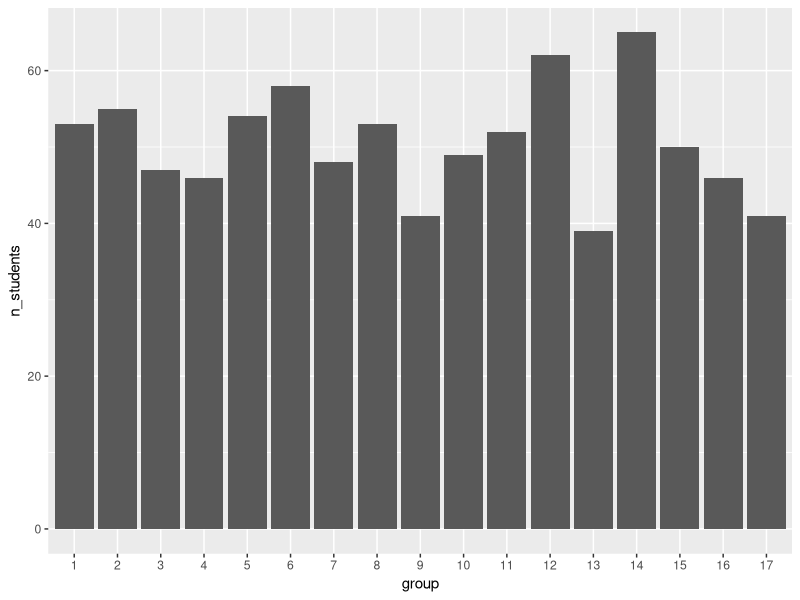
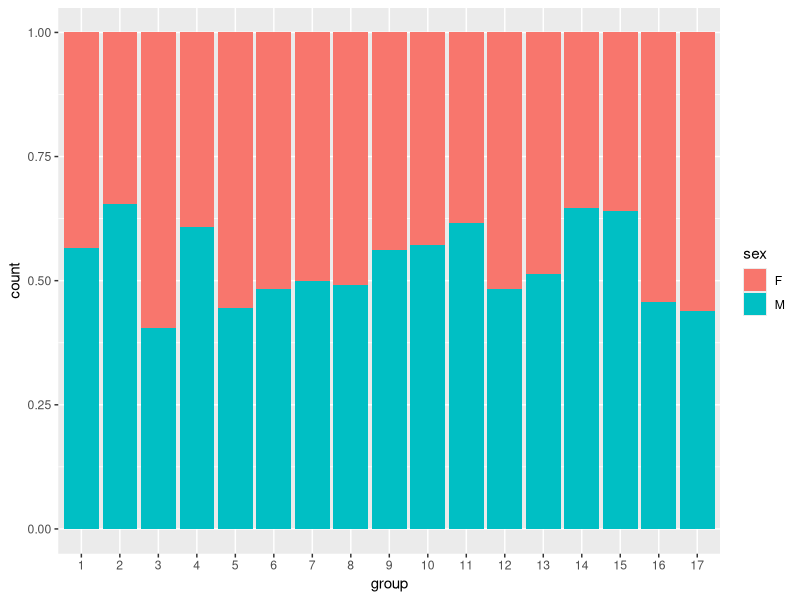
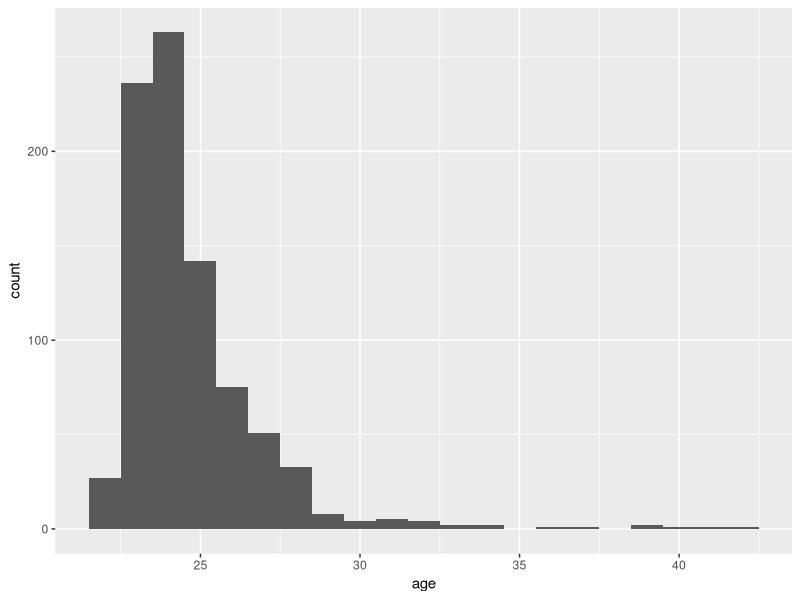
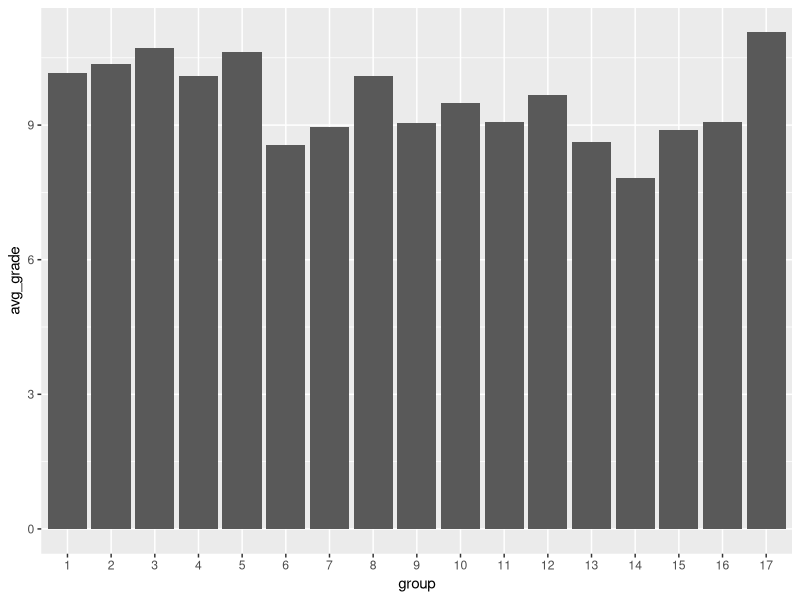
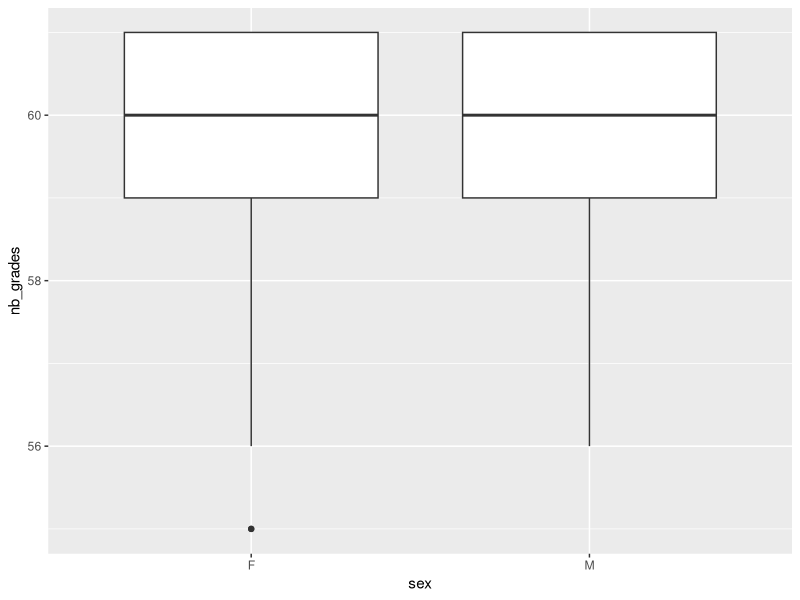
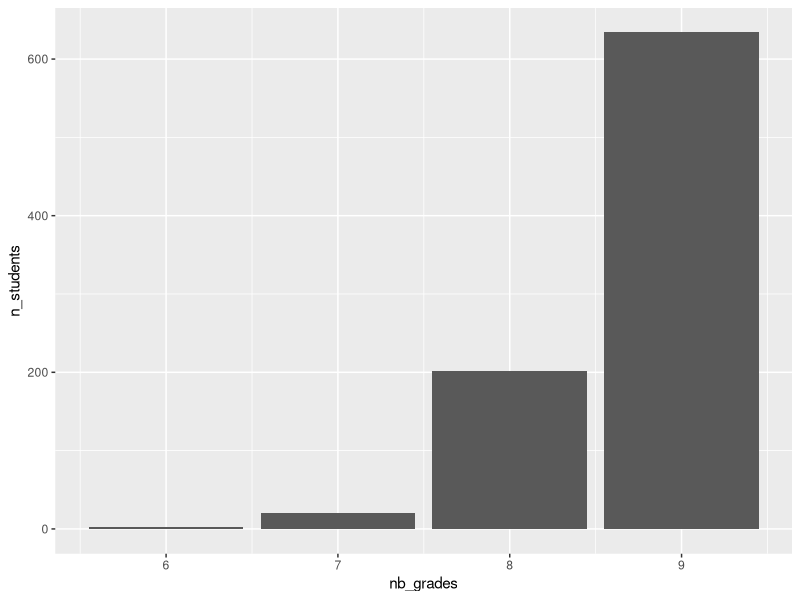
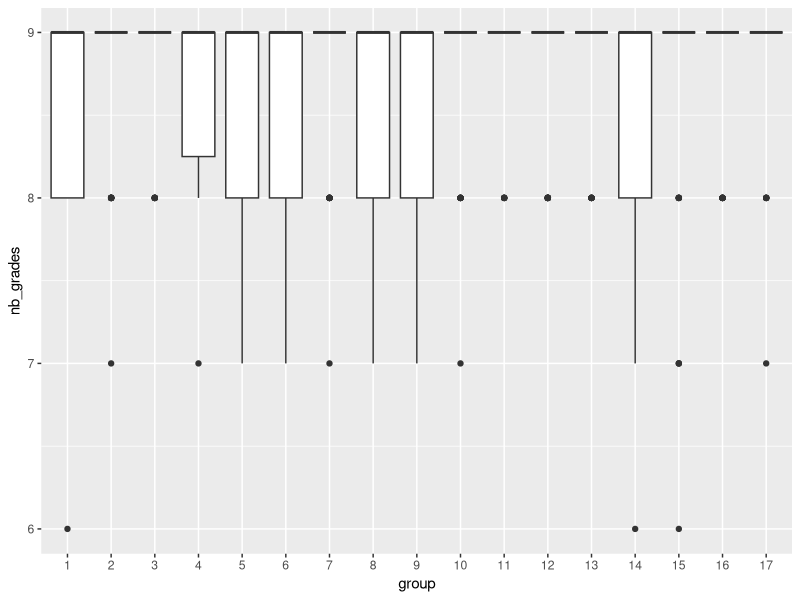
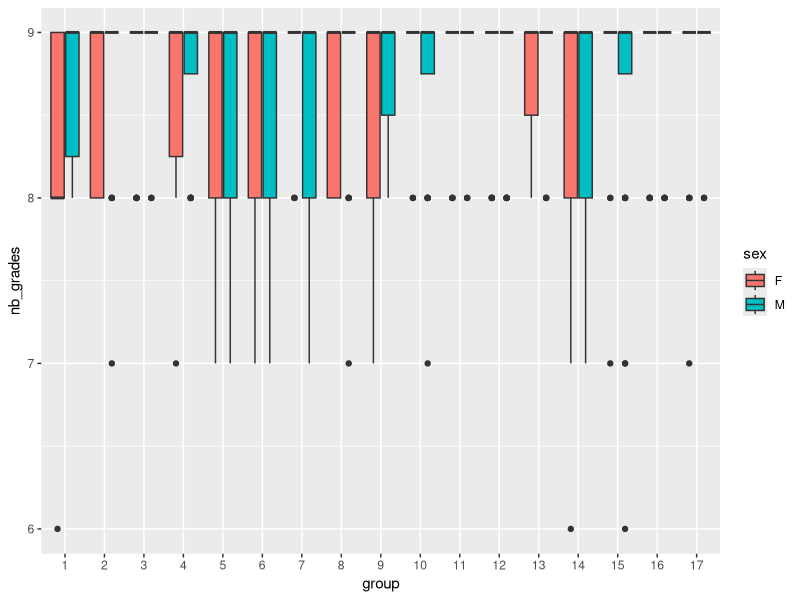

Reproduce these figures in R, in order.
## ---- chunk 1
library(readr)
library(dplyr)
library(knitr)
library(ggplot2)
library(lubridate)
library(tidyr)

## ---- chunk 2
courses <- read_csv("courses.csv")
## ---- chunk 3
courses %>%
  rename(
    "identifiant" = course_id,
    "semester" = semester,
    "number of exams" = nb_grades
  ) %>%
  arrange(`course`) %>%
  kable()
## ---- chunk 4
students <- read_csv("students.csv") %>%
  mutate(
    id = as.integer(id),
    group = factor(group),
    birth_date = as.Date(birth_date),
    sex = factor(sex)
  )

class(students$birth_date)
class(students$sex)

## ---- chunk 5
grades <- read_csv("grades.csv")
grades <- read_delim("grades.csv",
  delim = "|",
na = "_",
)

## ---- chunk 6
students %>%
  group_by(group) %>%
  summarise(n_students = n()) %>%
  ggplot(aes(x = group, y = n_students)) +
  geom_col()
## ---- chunk 7
students %>%
  ggplot(aes(x = group, fill = sex)) +
  geom_bar(position = "fill")
## ---- chunk 8
students <- students %>% 
  mutate(
    age = round(time_length(today() - birth_date, unit = "year"))
  )
## ---- chunk 9
students %>%
  ggplot(aes(x = age)) +
  geom_histogram(binwidth = 1)
## ---- chunk 10
age_group <- students %>%
  group_by(group) %>%
  summarise(median_age = median(age))

kable(age_group)
## ---- chunk 11
oldest <- students %>%
  group_by(group) %>%
  filter(age == max(age)) %>%   # garder seulement le(s) plus âgé(s) du groupe
  select(id, sex, age, group) %>%
  arrange(desc(age))

kable(oldest)
## ---- chunk 12
earth <- grades %>%
  filter(course_id == 9) %>%
  left_join(students %>% select(id, group), by = "id")

earth_group_avg <- earth %>%
  group_by(group) %>%
  summarise(avg_grade = mean(grade, na.rm = TRUE))

earth_group_avg %>%
  ggplot(aes(x = group, y = avg_grade)) +
  geom_col()
## ---- chunk 13

## ---- chunk 14
nb_grades_student <- grades %>%
  group_by(id) %>%                     
  summarise(nb_grades = n()) %>%
  left_join(students %>% select(id, sex), 
            by = "id") 

nb_grades_student %>%
  slice_head(n = 5) %>%
  knitr::kable()
## ---- chunk 15
nb_grades_student %>%
  ggplot(aes(x = sex, y = nb_grades)) +
  geom_boxplot()
## ---- chunk 16
herbal <- grades %>%
  filter(course_id == 2)


herbal_nb <- herbal %>%
  group_by(id) %>%
  summarise(nb_grades = sum(!is.na(grade)))

herbal_nb <- herbal_nb %>%
  left_join(students %>% select(id, group, sex),
            by = "id")

herbal_nb %>%
  slice_head(n = 5) %>%
  knitr::kable()
## ---- chunk 17
herbal_dist <- herbal_nb %>%
  group_by(nb_grades) %>%
  summarise(n_students = n())

herbal_dist %>%
  ggplot(aes(x = nb_grades, y = n_students)) +
  geom_col()
## ---- chunk 18
herbal_nb %>%
  ggplot(aes(x = group, y = nb_grades)) +
  geom_boxplot()
## ---- chunk 19
herbal_nb %>%
  ggplot(aes(x = group, y = nb_grades, fill = sex)) +
  geom_boxplot()
## ---- chunk 20
avg_per_course <- grades %>%
  group_by(id, course_id) %>%
  summarise(avg_grade = mean(grade, na.rm = TRUE))

avg_per_course <- avg_per_course %>%
  left_join(students %>% select(id, group), by = "id")


avg_per_course <- avg_per_course %>%
  left_join(courses %>% select(course_id, `course`),
            by = c("course_id" = "course_id"))

wide_average <- avg_per_course %>%
  mutate(avg_grade = round(avg_grade, 2)) %>%   # <-- arrondi ici
  select(id, group, `course`, avg_grade) %>%
  pivot_wider(
    names_from = `course`,
    values_from = avg_grade
  )


wide_average %>%
  select(id, group,
         `Animal Lore and Totemism`,
         `Astronomy and Celestial Navigation`) %>%
  slice_head(n = 5) %>%
  knitr::kable()
## ---- chunk 21
wide_average %>%
  ggplot(aes(x = `Storytelling and Oral Tradition`,
             y = `Tribal Law and Customs`)) +
  geom_point()
## ---- chunk 22
correlation <- wide_average %>%
  group_by(group) %>%
  summarise(correlation = cor(`Hunting and Gathering Skills`,
                              `Herbalism and Traditional Medicine`))
## ---- chunk 23
max_corr <- correlation %>%
  filter(abs(correlation) == max(abs(correlation))) %>%
  select(group)
max_corr<- max_corr$group

student_max_corr <- wide_average %>%
  filter(group == max_corr)

student_max_corr %>%
  ggplot(aes(x = `Herbalism and Traditional Medicine`,
             y = `Hunting and Gathering Skills`)) +
  geom_point()
## ---- chunk 24
avg_course_student <- grades %>%
  group_by(id, course_id) %>%
  summarise(avg_grade = mean(grade, na.rm = TRUE))

final <- avg_course_student %>%
  group_by(id) %>%
  summarise(final_grade = mean(avg_grade, na.rm = TRUE))

final <- final %>%
  left_join(students %>% select(id, group, sex), by = "id")

final <- final %>%
  arrange(desc(final_grade))

final %>%
  slice_head(n = 5) %>%
  knitr::kable()
## ---- chunk 25
final %>%
  ggplot(aes(x = group, y = final_grade)) +
  geom_boxplot()
## ---- chunk 26
final %>%
  ggplot(aes(x = group, y = final_grade, fill = sex)) +
  geom_boxplot()
## ---- chunk 27
#add the column for the courses with 2 semesters 
avg_course_student <- avg_course_student %>%
  mutate(semester = ifelse(course_id <= 6, 1, 2))

pass <- avg_course_student %>%
  group_by(id) %>%
  summarise(
    min_course = min(avg_grade),
    sem1 = mean(avg_grade[semester == 1]),
    sem2 = mean(avg_grade[semester == 2])
  ) %>%
  mutate(
    pass = (min_course >= 5) & (sem1 >= 10) & (sem2 >= 10)
  )

pass <- pass %>%
  left_join(final %>% select(id, group, sex, final_grade), by = "id") %>%
  select(id, group, final_grade, pass)

pass %>%
  slice_head(n = 5) %>%
  knitr::kable()
## ---- chunk 28
pass %>%
  filter(pass == FALSE & final_grade >= 10) %>%
  summarise(n = n()) %>%
  kable()
## ---- chunk 29
pass_rate <- pass %>%
  group_by(group) %>%
  summarise(pass_rate = mean(pass == TRUE))

pass_rate %>%
  ggplot(aes(x = group, y = pass_rate)) +
  geom_col()
## ---- chunk 30
fail <- avg_course_student %>%
  filter(avg_grade < 5) %>%
  group_by(course_id) %>%
  summarise(nb_fail = n()) %>%       
  arrange(desc(nb_fail)) 

fail %>%
  slice_head(n = 1) %>%
  kable()
## ---- chunk 31
age_success <- pass %>%
  left_join(students %>%
              select(id, age), by = "id") %>%
  group_by(age) %>%
  summarise(success_rate = mean(pass == TRUE))

age_success %>%
  ggplot(aes(x = age, y = success_rate)) +
  geom_col()
